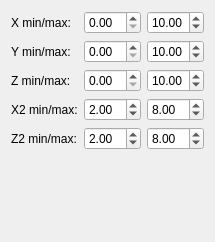
        <widget class="QWidget" name="page7_wedge">
         <layout class="QGridLayout" name="gridLayout_8">
          <item row="0" column="0">
           <layout class="QGridLayout" name="gridLayout_2">
            <item row="0" column="0">
             <widget class="QLabel" name="label_10">
              <property name="text">
               <string>X min/max:</string>
              </property>
             </widget>
            </item>
            <item row="0" column="1">
             <widget class="QDoubleSpinBox" name="wedgeXmin">
              <property name="sizePolicy">
               <sizepolicy hsizetype="Preferred" vsizetype="Fixed">
                <horstretch>0</horstretch>
                <verstretch>0</verstretch>
               </sizepolicy>
              </property>
             </widget>
            </item>
            <item row="0" column="2">
             <widget class="QDoubleSpinBox" name="wedgeXmax">
              <property name="sizePolicy">
               <sizepolicy hsizetype="Preferred" vsizetype="Fixed">
                <horstretch>0</horstretch>
                <verstretch>0</verstretch>
               </sizepolicy>
              </property>
              <property name="value">
               <double>10.000000000000000</double>
              </property>
             </widget>
            </item>
            <item row="1" column="0">
             <widget class="QLabel" name="label_11">
              <property name="text">
               <string>Y min/max:</string>
              </property>
             </widget>
            </item>
            <item row="1" column="1">
             <widget class="QDoubleSpinBox" name="wedgeYmin">
              <property name="sizePolicy">
               <sizepolicy hsizetype="Preferred" vsizetype="Fixed">
                <horstretch>0</horstretch>
                <verstretch>0</verstretch>
               </sizepolicy>
              </property>
             </widget>
            </item>
            <item row="1" column="2">
             <widget class="QDoubleSpinBox" name="wedgeYmax">
              <property name="sizePolicy">
               <sizepolicy hsizetype="Preferred" vsizetype="Fixed">
                <horstretch>0</horstretch>
                <verstretch>0</verstretch>
               </sizepolicy>
              </property>
              <property name="value">
               <double>10.000000000000000</double>
              </property>
             </widget>
            </item>
            <item row="2" column="0">
             <widget class="QLabel" name="label_12">
              <property name="text">
               <string>Z min/max:</string>
              </property>
             </widget>
            </item>
            <item row="2" column="1">
             <widget class="QDoubleSpinBox" name="wedgeZmin">
              <property name="sizePolicy">
               <sizepolicy hsizetype="Preferred" vsizetype="Fixed">
                <horstretch>0</horstretch>
                <verstretch>0</verstretch>
               </sizepolicy>
              </property>
             </widget>
            </item>
            <item row="2" column="2">
             <widget class="QDoubleSpinBox" name="wedgeZmax">
              <property name="sizePolicy">
               <sizepolicy hsizetype="Preferred" vsizetype="Fixed">
                <horstretch>0</horstretch>
                <verstretch>0</verstretch>
               </sizepolicy>
              </property>
              <property name="value">
               <double>10.000000000000000</double>
              </property>
             </widget>
            </item>
            <item row="3" column="0">
             <widget class="QLabel" name="label_13">
              <property name="text">
               <string>X2 min/max:</string>
              </property>
             </widget>
            </item>
            <item row="3" column="1">
             <widget class="QDoubleSpinBox" name="wedgeX2min">
              <property name="sizePolicy">
               <sizepolicy hsizetype="Preferred" vsizetype="Fixed">
                <horstretch>0</horstretch>
                <verstretch>0</verstretch>
               </sizepolicy>
              </property>
              <property name="value">
               <double>2.000000000000000</double>
              </property>
             </widget>
            </item>
            <item row="3" column="2">
             <widget class="QDoubleSpinBox" name="wedgeX2max">
              <property name="sizePolicy">
               <sizepolicy hsizetype="Preferred" vsizetype="Fixed">
                <horstretch>0</horstretch>
                <verstretch>0</verstretch>
               </sizepolicy>
              </property>
              <property name="value">
               <double>8.000000000000000</double>
              </property>
             </widget>
            </item>
            <item row="4" column="0">
             <widget class="QLabel" name="label_14">
              <property name="text">
               <string>Z2 min/max:</string>
              </property>
             </widget>
            </item>
            <item row="4" column="1">
             <widget class="QDoubleSpinBox" name="wedgeZ2min">
              <property name="sizePolicy">
               <sizepolicy hsizetype="Preferred" vsizetype="Fixed">
                <horstretch>0</horstretch>
                <verstretch>0</verstretch>
               </sizepolicy>
              </property>
              <property name="value">
               <double>2.000000000000000</double>
              </property>
             </widget>
            </item>
            <item row="4" column="2">
             <widget class="QDoubleSpinBox" name="wedgeZ2max">
              <property name="sizePolicy">
               <sizepolicy hsizetype="Preferred" vsizetype="Fixed">
                <horstretch>0</horstretch>
                <verstretch>0</verstretch>
               </sizepolicy>
              </property>
              <property name="value">
               <double>8.000000000000000</double>
              </property>
             </widget>
            </item>
           </layout>
          </item>
          <item row="1" column="0">
           <spacer name="verticalSpacer_2">
            <property name="orientation">
             <enum>Qt::Vertical</enum>
            </property>
            <property name="sizeHint" stdset="0">
             <size>
              <width>20</width>
              <height>81</height>
             </size>
            </property>
           </spacer>
          </item>
         </layout>
        </widget>
